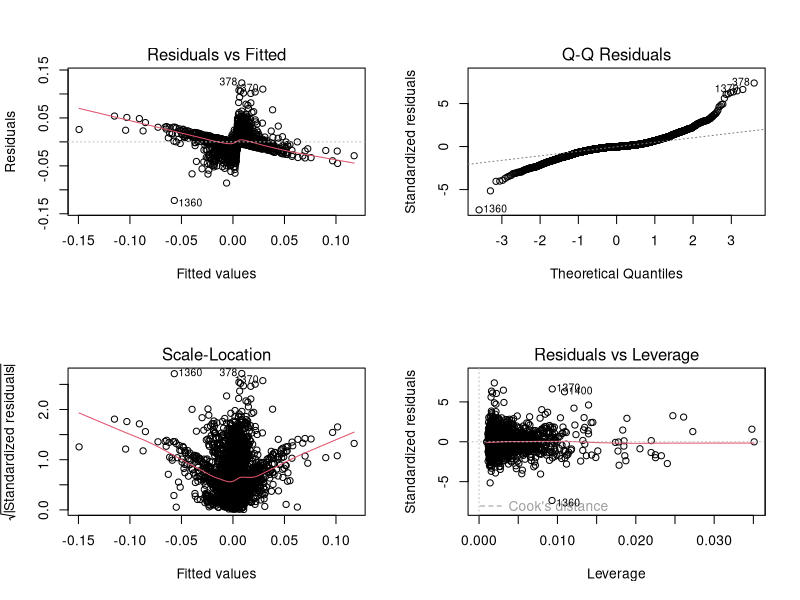
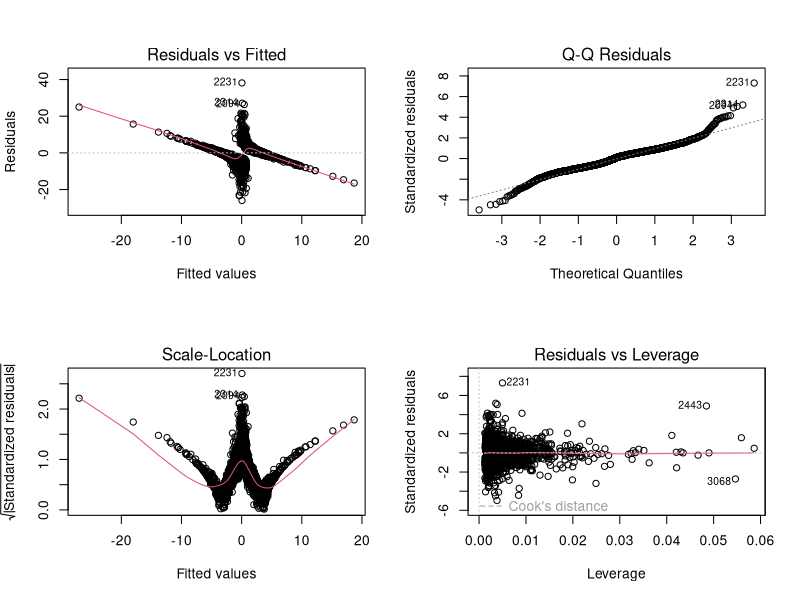

Write R code to recreate these figures, in order.
## ---- chunk 1
knitr::opts_chunk$set(echo = TRUE)
## ---- chunk 2
market_origin <- read.csv("market_index_clean.csv")
first <- market_origin[1,]
market <- market_origin[3:3104,]
market$AAPL2 <- market_origin[,"AAPL"][2:3103]
market$AAPL3 <- market_origin[,"AAPL"][1:3102]
market$Return <- (market$AAPL - market$AAPL2)/market$AAPL2
## ---- chunk 3
library(lubridate)
market$Date <- market_origin$Date[3:3104]
date <- market$Date
first <- date[1]
day <- c()
for(i in 1:length(date)) {
  diff = round(difftime(date[i], first))
  day = c(day, diff)
}
market$Date <- day
## ---- chunk 4
fullmodel <- lm(Return~., data = market)
par(mfrow=c(2,2))
summary(fullmodel)
plot(fullmodel)
## ---- chunk 5
# Helper function to avoid NA's when applying power 
#   to vector with negative values
exponent <- function(a, pow) (abs(a)^pow)*sign(a)
## ---- chunk 6
market.tr = market
market.tr$lReturn = exponent(market$Return, -1/3)
market.tr$lAAPL = exponent(market$AAPL, 3)
market.tr$lAAPL2 = exponent(market$AAPL2, 3)
market.tr$lAAPL3 = exponent(market$AAPL3, 3)

market.tr$Return = NULL
#market.tr$AAPL = NULL
#market.tr$AAPL2 = NULL

fullmodel2 = lm(lReturn~., data = market.tr)
par(mfrow=c(2,2))
plot(fullmodel2)
summary(fullmodel2)
